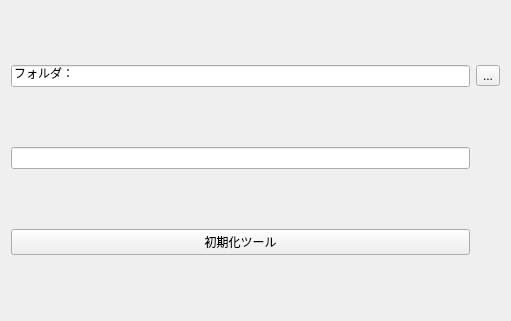
<?xml version="1.0" encoding="UTF-8"?>
<ui version="4.0">
 <class>Form</class>
 <widget class="QWidget" name="Form">
  <property name="geometry">
   <rect>
    <x>0</x>
    <y>0</y>
    <width>511</width>
    <height>321</height>
   </rect>
  </property>
  <property name="windowTitle">
   <string>初期化ツール</string>
  </property>
  <layout class="QGridLayout" name="gridLayout">
   <item row="0" column="1">
    <widget class="QToolButton" name="FolderSelectButton">
     <property name="text">
      <string>...</string>
     </property>
    </widget>
   </item>
   <item row="0" column="0">
    <widget class="QLineEdit" name="lineEdit2">
     <property name="text">
      <string>フォルダ：</string>
     </property>
    </widget>
   </item>
   <item row="2" column="0">
    <widget class="QPushButton" name="SceneIniButton">
     <property name="text">
      <string>初期化ツール</string>
     </property>
    </widget>
   </item>
   <item row="1" column="0">
    <widget class="QLineEdit" name="lineEdit">
     <property name="text">
      <string/>
     </property>
    </widget>
   </item>
  </layout>
 </widget>
 <resources/>
 <connections/>
</ui>
